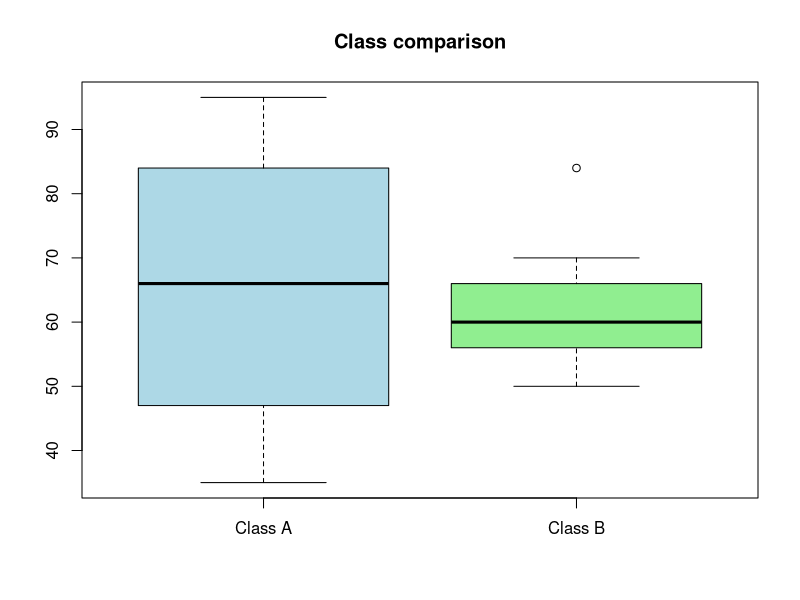

This chart was generated by the following R code:
A <- c(76,35,47,64,95,66,89,36,84)
B <- c(51,56,84,60,59,70,63,66,50)
cat("MEAN OF A:",mean(A),"\n")
cat("MEAN OF B:",mean(B),"\n")
cat("MEDIAN OF A:",median(A),"\n")
cat("MEDIAN OF B:",median(B),"\n")
cat("RANGE OF A:",diff(range(A)),"\n")
cat("RANGE OF B:",diff(range(B)),"\n")
boxplot(A,B,
        names=c("Class A","Class B"),
        col=c("lightblue","lightgreen"),
        main="Class comparison"
        )
